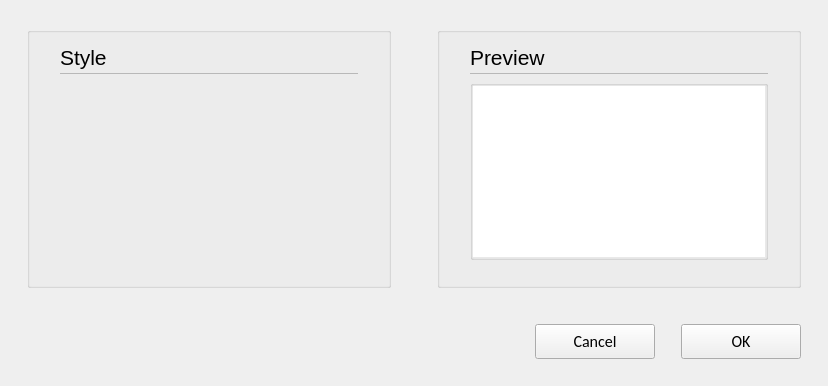
<?xml version="1.0" encoding="UTF-8"?>
<ui version="4.0">
 <class>C_GiSyBaseWidget</class>
 <widget class="QWidget" name="C_GiSyBaseWidget">
  <property name="geometry">
   <rect>
    <x>0</x>
    <y>0</y>
    <width>828</width>
    <height>386</height>
   </rect>
  </property>
  <property name="sizePolicy">
   <sizepolicy hsizetype="Preferred" vsizetype="Preferred">
    <horstretch>0</horstretch>
    <verstretch>0</verstretch>
   </sizepolicy>
  </property>
  <property name="minimumSize">
   <size>
    <width>828</width>
    <height>386</height>
   </size>
  </property>
  <property name="maximumSize">
   <size>
    <width>828</width>
    <height>386</height>
   </size>
  </property>
  <property name="windowTitle">
   <string>Form</string>
  </property>
  <layout class="QVBoxLayout" name="verticalLayout_4" stretch="0,0,0,1">
   <property name="leftMargin">
    <number>27</number>
   </property>
   <property name="topMargin">
    <number>27</number>
   </property>
   <property name="rightMargin">
    <number>27</number>
   </property>
   <property name="bottomMargin">
    <number>0</number>
   </property>
   <item>
    <layout class="QHBoxLayout" name="horizontalLayout_8">
     <item>
      <widget class="QGroupBox" name="pc_GroupBoxGeneral">
       <property name="styleRole" stdset="0">
        <string>default</string>
       </property>
       <property name="title">
        <string/>
       </property>
       <layout class="QHBoxLayout" name="horizontalLayout_2">
        <property name="leftMargin">
         <number>30</number>
        </property>
        <property name="rightMargin">
         <number>30</number>
        </property>
        <property name="bottomMargin">
         <number>13</number>
        </property>
        <item>
         <layout class="QVBoxLayout" name="verticalLayout_2">
          <property name="spacing">
           <number>0</number>
          </property>
          <property name="sizeConstraint">
           <enum>QLayout::SetMinimumSize</enum>
          </property>
          <item>
           <layout class="QHBoxLayout" name="horizontalLayout_3" stretch="0,1">
            <property name="spacing">
             <number>6</number>
            </property>
            <item>
             <widget class="stw::opensyde_gui_elements::C_OgeLabContextMenuBase" name="pc_LabelStyle">
              <property name="styleRole" stdset="0">
               <string>heading-group-bold</string>
              </property>
              <property name="minimumSize">
               <size>
                <width>0</width>
                <height>30</height>
               </size>
              </property>
              <property name="maximumSize">
               <size>
                <width>16777215</width>
                <height>30</height>
               </size>
              </property>
              <property name="font">
               <font>
                <family>Segoe UI</family>
                <pointsize>16</pointsize>
               </font>
              </property>
              <property name="text">
               <string>Style</string>
              </property>
             </widget>
            </item>
            <item>
             <spacer name="horizontalSpacer_6">
              <property name="orientation">
               <enum>Qt::Horizontal</enum>
              </property>
              <property name="sizeHint" stdset="0">
               <size>
                <width>40</width>
                <height>1</height>
               </size>
              </property>
             </spacer>
            </item>
           </layout>
          </item>
          <item>
           <layout class="QHBoxLayout" name="horizontalLayout_16" stretch="1">
            <property name="spacing">
             <number>0</number>
            </property>
            <property name="topMargin">
             <number>1</number>
            </property>
            <property name="bottomMargin">
             <number>0</number>
            </property>
            <item>
             <widget class="stw::opensyde_gui_elements::C_OgeFraSeparator" name="frame">
              <property name="minimumSize">
               <size>
                <width>0</width>
                <height>1</height>
               </size>
              </property>
              <property name="maximumSize">
               <size>
                <width>16777215</width>
                <height>1</height>
               </size>
              </property>
              <property name="frameShape">
               <enum>QFrame::StyledPanel</enum>
              </property>
              <property name="frameShadow">
               <enum>QFrame::Raised</enum>
              </property>
             </widget>
            </item>
           </layout>
          </item>
          <item>
           <layout class="QHBoxLayout" name="horizontalLayout">
            <property name="spacing">
             <number>0</number>
            </property>
            <property name="topMargin">
             <number>6</number>
            </property>
           </layout>
          </item>
          <item>
           <layout class="QVBoxLayout" name="verticalLayout">
            <item>
             <widget class="QWidget" name="pc_SettingsShowWidget" native="true"/>
            </item>
            <item>
             <spacer name="verticalSpacer_8">
              <property name="orientation">
               <enum>Qt::Vertical</enum>
              </property>
              <property name="sizeHint" stdset="0">
               <size>
                <width>20</width>
                <height>25</height>
               </size>
              </property>
             </spacer>
            </item>
           </layout>
          </item>
         </layout>
        </item>
       </layout>
      </widget>
     </item>
     <item>
      <spacer name="horizontalSpacer">
       <property name="orientation">
        <enum>Qt::Horizontal</enum>
       </property>
       <property name="sizeType">
        <enum>QSizePolicy::Fixed</enum>
       </property>
       <property name="sizeHint" stdset="0">
        <size>
         <width>40</width>
         <height>20</height>
        </size>
       </property>
      </spacer>
     </item>
     <item>
      <widget class="QGroupBox" name="pc_GroupBoxGeneral_2">
       <property name="styleRole" stdset="0">
        <string>default</string>
       </property>
       <property name="title">
        <string/>
       </property>
       <layout class="QHBoxLayout" name="horizontalLayout_4">
        <property name="leftMargin">
         <number>30</number>
        </property>
        <property name="rightMargin">
         <number>30</number>
        </property>
        <property name="bottomMargin">
         <number>13</number>
        </property>
        <item>
         <layout class="QVBoxLayout" name="verticalLayout_3">
          <property name="spacing">
           <number>0</number>
          </property>
          <property name="sizeConstraint">
           <enum>QLayout::SetMinimumSize</enum>
          </property>
          <item>
           <layout class="QHBoxLayout" name="horizontalLayout_5" stretch="0,1">
            <property name="spacing">
             <number>6</number>
            </property>
            <item>
             <widget class="stw::opensyde_gui_elements::C_OgeLabContextMenuBase" name="pc_LabelPreview">
              <property name="styleRole" stdset="0">
               <string>heading-group-bold</string>
              </property>
              <property name="minimumSize">
               <size>
                <width>0</width>
                <height>30</height>
               </size>
              </property>
              <property name="maximumSize">
               <size>
                <width>16777215</width>
                <height>30</height>
               </size>
              </property>
              <property name="font">
               <font>
                <family>Segoe UI</family>
                <pointsize>16</pointsize>
               </font>
              </property>
              <property name="text">
               <string>Preview</string>
              </property>
             </widget>
            </item>
            <item>
             <spacer name="horizontalSpacer_7">
              <property name="orientation">
               <enum>Qt::Horizontal</enum>
              </property>
              <property name="sizeHint" stdset="0">
               <size>
                <width>40</width>
                <height>1</height>
               </size>
              </property>
             </spacer>
            </item>
           </layout>
          </item>
          <item>
           <layout class="QHBoxLayout" name="horizontalLayout_18" stretch="1">
            <property name="spacing">
             <number>0</number>
            </property>
            <property name="topMargin">
             <number>1</number>
            </property>
            <property name="bottomMargin">
             <number>0</number>
            </property>
            <item>
             <widget class="stw::opensyde_gui_elements::C_OgeFraSeparator" name="frame_2">
              <property name="minimumSize">
               <size>
                <width>0</width>
                <height>1</height>
               </size>
              </property>
              <property name="maximumSize">
               <size>
                <width>16777215</width>
                <height>1</height>
               </size>
              </property>
              <property name="frameShape">
               <enum>QFrame::StyledPanel</enum>
              </property>
              <property name="frameShadow">
               <enum>QFrame::Raised</enum>
              </property>
             </widget>
            </item>
           </layout>
          </item>
          <item>
           <spacer name="verticalSpacer">
            <property name="orientation">
             <enum>Qt::Vertical</enum>
            </property>
            <property name="sizeType">
             <enum>QSizePolicy::Fixed</enum>
            </property>
            <property name="sizeHint" stdset="0">
             <size>
              <width>20</width>
              <height>6</height>
             </size>
            </property>
           </spacer>
          </item>
          <item>
           <widget class="stw::opensyde_gui_elements::C_OgeGbxGrayedEdit" name="pc_GroupBox">
            <property name="title">
             <string/>
            </property>
            <layout class="QGridLayout" name="gridLayout">
             <property name="leftMargin">
              <number>0</number>
             </property>
             <property name="topMargin">
              <number>0</number>
             </property>
             <property name="rightMargin">
              <number>0</number>
             </property>
             <property name="bottomMargin">
              <number>0</number>
             </property>
             <item row="0" column="0">
              <widget class="QFrame" name="pc_PreviewFrame">
               <property name="styleRole" stdset="0">
                <string>fra-frame</string>
               </property>
               <property name="autoFillBackground">
                <bool>false</bool>
               </property>
               <property name="frameShape">
                <enum>QFrame::NoFrame</enum>
               </property>
               <property name="frameShadow">
                <enum>QFrame::Raised</enum>
               </property>
               <layout class="QGridLayout" name="gridLayout_2">
                <property name="leftMargin">
                 <number>0</number>
                </property>
                <property name="topMargin">
                 <number>0</number>
                </property>
                <property name="rightMargin">
                 <number>0</number>
                </property>
                <property name="bottomMargin">
                 <number>0</number>
                </property>
                <item row="2" column="0">
                 <widget class="stw::opensyde_gui::C_SebGraphicsView" name="pc_GraphicsView">
                  <property name="enabled">
                   <bool>true</bool>
                  </property>
                  <property name="palette">
                   <palette>
                    <active>
                     <colorrole role="Button">
                      <brush brushstyle="SolidPattern">
                       <color alpha="0">
                        <red>255</red>
                        <green>255</green>
                        <blue>255</blue>
                       </color>
                      </brush>
                     </colorrole>
                     <colorrole role="Window">
                      <brush brushstyle="SolidPattern">
                       <color alpha="255">
                        <red>255</red>
                        <green>255</green>
                        <blue>255</blue>
                       </color>
                      </brush>
                     </colorrole>
                    </active>
                    <inactive>
                     <colorrole role="Button">
                      <brush brushstyle="SolidPattern">
                       <color alpha="0">
                        <red>255</red>
                        <green>255</green>
                        <blue>255</blue>
                       </color>
                      </brush>
                     </colorrole>
                     <colorrole role="Window">
                      <brush brushstyle="SolidPattern">
                       <color alpha="255">
                        <red>255</red>
                        <green>255</green>
                        <blue>255</blue>
                       </color>
                      </brush>
                     </colorrole>
                    </inactive>
                    <disabled>
                     <colorrole role="Button">
                      <brush brushstyle="SolidPattern">
                       <color alpha="0">
                        <red>255</red>
                        <green>255</green>
                        <blue>255</blue>
                       </color>
                      </brush>
                     </colorrole>
                     <colorrole role="Window">
                      <brush brushstyle="SolidPattern">
                       <color alpha="255">
                        <red>255</red>
                        <green>255</green>
                        <blue>255</blue>
                       </color>
                      </brush>
                     </colorrole>
                    </disabled>
                   </palette>
                  </property>
                  <property name="focusPolicy">
                   <enum>Qt::NoFocus</enum>
                  </property>
                  <property name="autoFillBackground">
                   <bool>true</bool>
                  </property>
                  <property name="frameShape">
                   <enum>QFrame::NoFrame</enum>
                  </property>
                  <property name="verticalScrollBarPolicy">
                   <enum>Qt::ScrollBarAlwaysOff</enum>
                  </property>
                  <property name="horizontalScrollBarPolicy">
                   <enum>Qt::ScrollBarAlwaysOff</enum>
                  </property>
                  <property name="backgroundBrush">
                   <brush brushstyle="NoBrush">
                    <color alpha="255">
                     <red>0</red>
                     <green>0</green>
                     <blue>0</blue>
                    </color>
                   </brush>
                  </property>
                  <property name="foregroundBrush">
                   <brush brushstyle="NoBrush">
                    <color alpha="255">
                     <red>0</red>
                     <green>0</green>
                     <blue>0</blue>
                    </color>
                   </brush>
                  </property>
                  <property name="interactive">
                   <bool>false</bool>
                  </property>
                  <property name="alignment">
                   <set>Qt::AlignLeading|Qt::AlignLeft|Qt::AlignTop</set>
                  </property>
                  <property name="renderHints">
                   <set>QPainter::Antialiasing|QPainter::TextAntialiasing</set>
                  </property>
                  <property name="cacheMode">
                   <set>QGraphicsView::CacheNone</set>
                  </property>
                 </widget>
                </item>
               </layout>
              </widget>
             </item>
            </layout>
           </widget>
          </item>
          <item>
           <layout class="QHBoxLayout" name="horizontalLayout_17">
            <property name="spacing">
             <number>0</number>
            </property>
            <property name="topMargin">
             <number>1</number>
            </property>
            <property name="bottomMargin">
             <number>0</number>
            </property>
           </layout>
          </item>
          <item>
           <layout class="QHBoxLayout" name="horizontalLayout_6" stretch="0">
            <property name="spacing">
             <number>0</number>
            </property>
            <property name="topMargin">
             <number>6</number>
            </property>
            <item>
             <spacer name="verticalSpacer_6">
              <property name="orientation">
               <enum>Qt::Vertical</enum>
              </property>
              <property name="sizeHint" stdset="0">
               <size>
                <width>20</width>
                <height>25</height>
               </size>
              </property>
             </spacer>
            </item>
           </layout>
          </item>
         </layout>
        </item>
       </layout>
      </widget>
     </item>
    </layout>
   </item>
   <item>
    <spacer name="pc_VerticalSpacerButtonsObove">
     <property name="orientation">
      <enum>Qt::Vertical</enum>
     </property>
     <property name="sizeType">
      <enum>QSizePolicy::Fixed</enum>
     </property>
     <property name="sizeHint" stdset="0">
      <size>
       <width>20</width>
       <height>30</height>
      </size>
     </property>
    </spacer>
   </item>
   <item>
    <layout class="QHBoxLayout" name="horizontalLayout_7">
     <item>
      <spacer name="horizontalSpacer_3">
       <property name="orientation">
        <enum>Qt::Horizontal</enum>
       </property>
       <property name="sizeHint" stdset="0">
        <size>
         <width>40</width>
         <height>20</height>
        </size>
       </property>
      </spacer>
     </item>
     <item>
      <widget class="QPushButton" name="pc_BushButtonCancel">
       <property name="styleRole" stdset="0">
        <string>cancel</string>
       </property>
       <property name="minimumSize">
        <size>
         <width>120</width>
         <height>35</height>
        </size>
       </property>
       <property name="maximumSize">
        <size>
         <width>120</width>
         <height>35</height>
        </size>
       </property>
       <property name="font">
        <font>
         <family>Calibri</family>
         <pointsize>12</pointsize>
        </font>
       </property>
       <property name="text">
        <string>Cancel</string>
       </property>
      </widget>
     </item>
     <item>
      <spacer name="horizontalSpacer_4">
       <property name="orientation">
        <enum>Qt::Horizontal</enum>
       </property>
       <property name="sizeType">
        <enum>QSizePolicy::Fixed</enum>
       </property>
       <property name="sizeHint" stdset="0">
        <size>
         <width>20</width>
         <height>20</height>
        </size>
       </property>
      </spacer>
     </item>
     <item>
      <widget class="QPushButton" name="pc_BushButtonOk">
       <property name="styleRole" stdset="0">
        <string>dialog</string>
       </property>
       <property name="minimumSize">
        <size>
         <width>120</width>
         <height>35</height>
        </size>
       </property>
       <property name="maximumSize">
        <size>
         <width>120</width>
         <height>35</height>
        </size>
       </property>
       <property name="font">
        <font>
         <family>Calibri</family>
         <pointsize>12</pointsize>
        </font>
       </property>
       <property name="text">
        <string>OK</string>
       </property>
      </widget>
     </item>
    </layout>
   </item>
   <item>
    <spacer name="verticalSpacer_7">
     <property name="orientation">
      <enum>Qt::Vertical</enum>
     </property>
     <property name="sizeType">
      <enum>QSizePolicy::Fixed</enum>
     </property>
     <property name="sizeHint" stdset="0">
      <size>
       <width>20</width>
       <height>27</height>
      </size>
     </property>
    </spacer>
   </item>
  </layout>
 </widget>
 <customwidgets>
  <customwidget>
   <class>stw::opensyde_gui::C_SebGraphicsView</class>
   <extends>QGraphicsView</extends>
   <header>C_SebGraphicsView.hpp</header>
  </customwidget>
  <customwidget>
   <class>stw::opensyde_gui_elements::C_OgeGbxGrayedEdit</class>
   <extends>QGroupBox</extends>
   <header>C_OgeGbxGrayedEdit.hpp</header>
   <container>1</container>
  </customwidget>
  <customwidget>
   <class>stw::opensyde_gui_elements::C_OgeFraSeparator</class>
   <extends>QFrame</extends>
   <header>C_OgeFraSeparator.hpp</header>
   <container>1</container>
  </customwidget>
  <customwidget>
   <class>stw::opensyde_gui_elements::C_OgeLabContextMenuBase</class>
   <extends>QLabel</extends>
   <header>C_OgeLabContextMenuBase.hpp</header>
  </customwidget>
 </customwidgets>
 <resources/>
 <connections/>
</ui>
